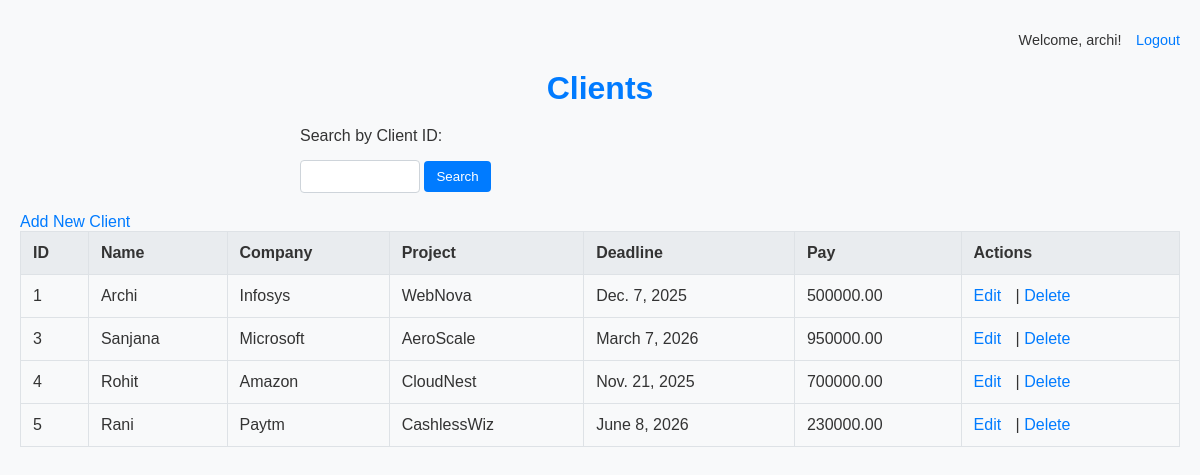
The app's page / (signed in) with its own data.
### clients/models.py (models this page shows, shortened)
class Client(models.Model):
    client_id = models.CharField(max_length=50, unique=True)
    name = models.CharField(max_length=100)
    company_name = models.CharField(max_length=150)
    project_name = models.CharField(max_length=150)
    project_deadline = models.DateField()
    pay_amount = models.DecimalField(max_digits=10, decimal_places=2)
    email = models.EmailField()
    phone = models.CharField(max_length=15)
    address = models.TextField()

### clients/views.py (the view)
# urls.py: path('', views.client_list, name='client_list'),
@login_required
def client_list(request):
    clients = Client.objects.all()
    return render(request, 'clients/client_list.html', {'clients': clients})

### clients/templates/clients/client_list.html (shortened to what this page needs)
{% load static %}
<!DOCTYPE html>
<html>
<head>
  <link rel="stylesheet" href="{% static 'clients/style.css' %}">
</head>
<body>
    <div class="nav">
  {% if user.is_authenticated %}
    <span>Welcome, {{ user.username }}!</span>
    <form id="logout-form" action="{% url 'logout' %}" method="post" style="display: inline">
      <button type="submit" style="background:none; border:none; padding:0; color:#007bff; cursor:pointer;">Logout</button>
    </form>
  {% else %}
    <a href="{% url 'login' %}?next={{ request.path }}">Login</a> |
    <a href="{% url 'register' %}">Register</a>
  {% endif %}
</div>
  <h1>Clients</h1>
  <form method="get" action="{% url 'client_search' %}" style="margin-bottom: 20px;">
  <label for="client_id">Search by Client ID:</label>
  <input type="text" name="client_id" id="client_id" required style="width: 120px;">
  <button type="submit">Search</button>
</form>
  <a href="{% url 'client_create' %}">Add New Client</a>
  <table border="1">
    <thead>
      <tr>
        <th>ID</th><th>Name</th><th>Company</th><th>Project</th><th>Deadline</th><th>Pay</th><th>Actions</th>
      </tr>
    </thead>
    <tbody>
      {% for client in clients %}
      <tr>
        <td>{{ client.client_id }}</td>
        <td>{{ client.name }}</td>
        <td>{{ client.company_name }}</td>
        <td>{{ client.project_name }}</td>
        <td>{{ client.project_deadline }}</td>
        <td>{{ client.pay_amount }}</td>
        <td>
          <a href="{% url 'client_update' client.pk %}">Edit</a> |
          <a href="{% url 'client_delete' client.pk %}">Delete</a>
        </td>
      </tr>
      {% empty %}
      <tr><td colspan="7">No clients available.</td></tr>
      {% endfor %}
    </tbody>
  </table>
</body>
</html>

### clients/static/clients/style.css (style rules this page uses)
body { font-family: Arial, sans-serif; background-color: #f8f9fa; color: #333; margin: 20px; }
h1 { color: #007bff; margin-bottom: 20px; text-align: center; }
table { width: 100%; border-collapse: collapse; margin-bottom: 20px; }
table th, table td { padding: 12px; border: 1px solid #dee2e6; text-align: left; }
table th { background-color: #e9ecef; }
a { color: #007bff; text-decoration: none; margin-right: 10px; }
button { background-color: #007bff; color: white; border: none; padding: 8px 12px; border-radius: 4px; cursor: pointer; }
form { max-width: 600px; margin: 0 auto; }
form label { display: block; margin: 8px 0 4px; }
form input[type="text"], form input[type="email"], form input[type="date"], form input[type="number"], form textarea { width: 100%; padding: 8px; border: 1px solid #ced4da; border-radius: 4px; box-sizing: border-box; }
form button { margin-top: 12px; }
.nav { margin-bottom: 20px; text-align: right; font-family: Arial, sans-serif; }
.nav form, .nav a, .nav span { display: inline-block; margin-left: 10px; font-size: 0.9rem; }
.nav button { background: none; border: none; color: #007bff; cursor: pointer; font-size: 0.9rem; padding: 0; }

### records on screen
Client: client_id "1", name "Archi", company_name "Infosys", project_name "WebNova", project_deadline "Dec. 7, 2025", pay_amount "500000.00"
Client: client_id "3", name "Sanjana", company_name "Microsoft", project_name "AeroScale", project_deadline "March 7, 2026", pay_amount "950000.00"
Client: client_id "4", name "Rohit", company_name "Amazon", project_name "CloudNest", project_deadline "Nov. 21, 2025", pay_amount "700000.00"
Client: client_id "5", name "Rani", company_name "Paytm", project_name "CashlessWiz", project_deadline "June 8, 2026", pay_amount "230000.00"

### other values on screen
{{ user.username }} "archi"
